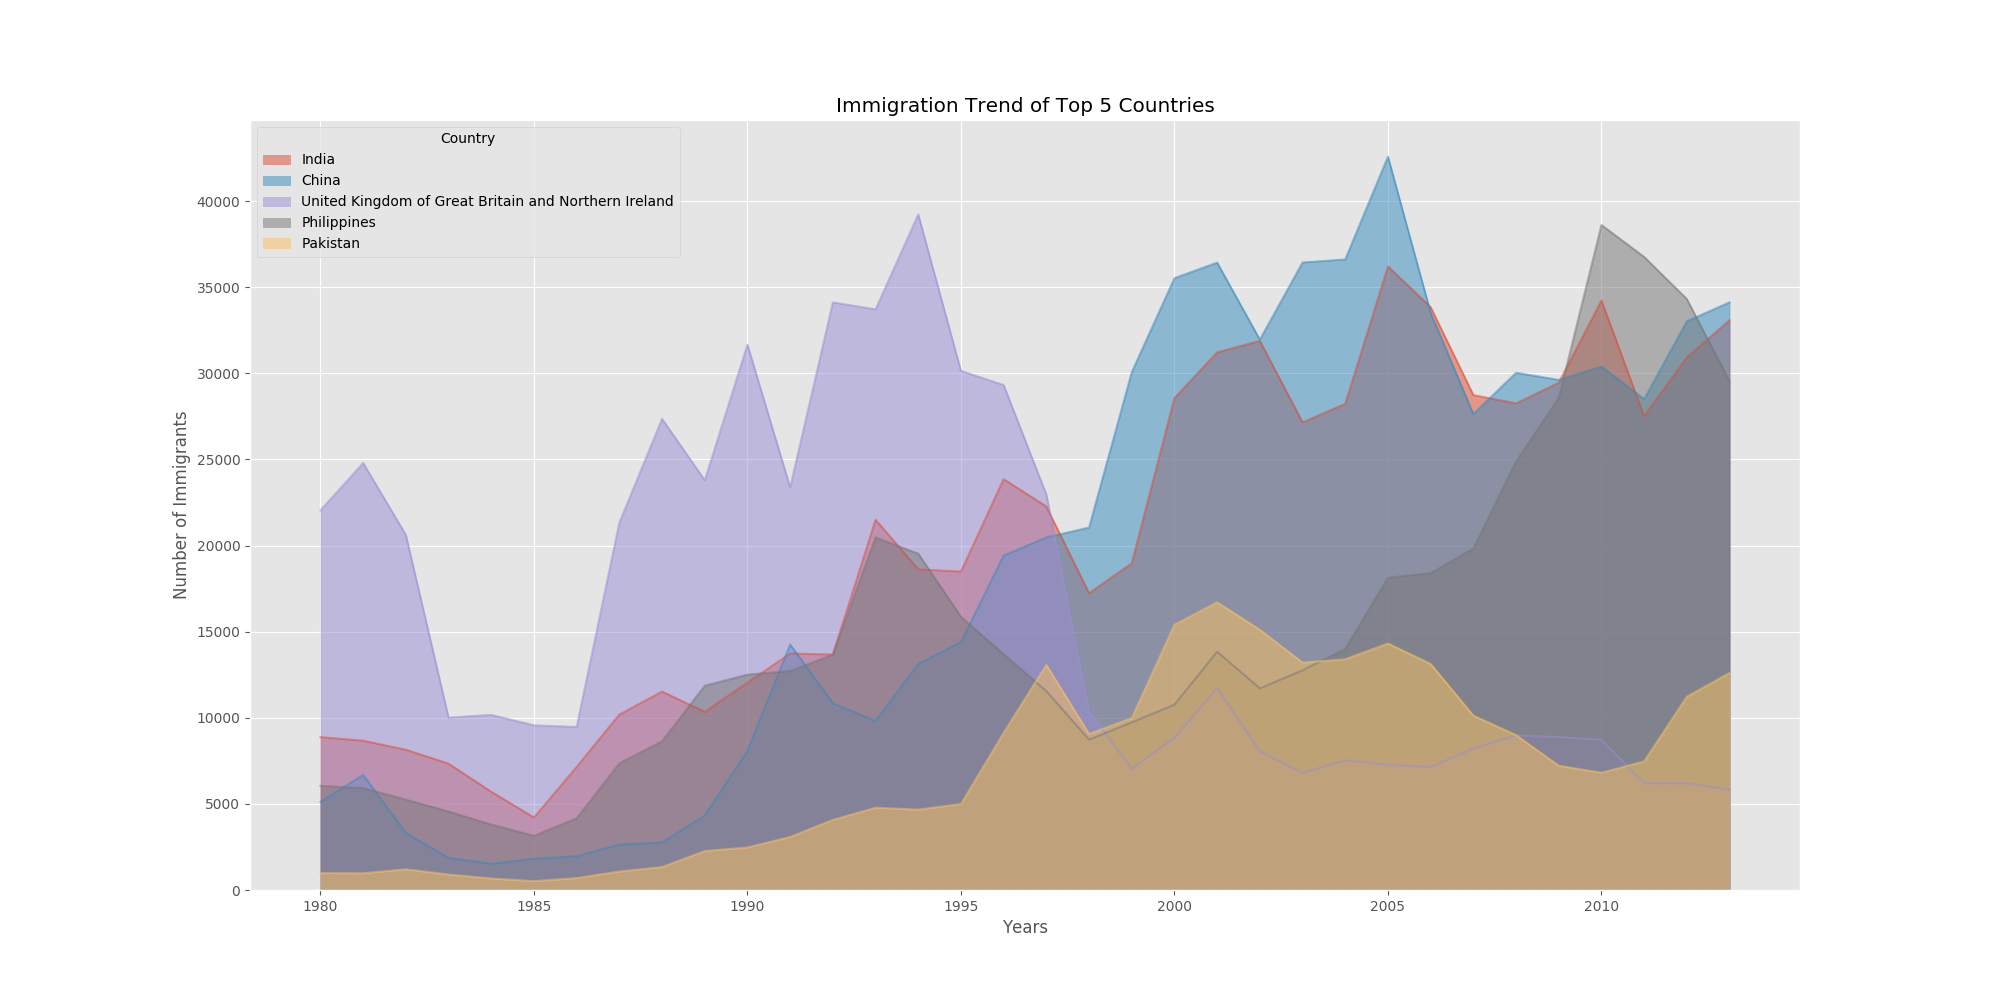

Write Python code to recreate this figure.
import numpy as np
import pandas as pd
import matplotlib as mpl
import matplotlib.pyplot as plt


df_can = pd.read_excel("Canada.xlsx",
                        sheet_name="Canada by Citizenship",
                        skiprows=range(20),
                        skipfooter=2)
                        
df_can.drop(['AREA', 'REG', 'DEV', 'Type', 'Coverage'], axis=1, inplace=True)
df_can.rename(columns={'OdName':'Country', 'AreaName':'Continent','RegName':'Region'}, inplace=True)
all(isinstance(column, str) for column in df_can.columns)
df_can.columns = list(map(str, df_can.columns))
df_can.set_index('Country', inplace=True)
df_can['Total'] = df_can.sum(axis=1)

years = list(map(str, range(1980, 2014)))

mpl.style.use('ggplot') # optional: for ggplot-like style
df_can.sort_values(['Total'], ascending=False, axis=0, inplace=True)
df_top5 = df_can.head()
df_top5 = df_top5[years].transpose() 

df_top5.index = df_top5.index.map(int) # let's change the index values of df_top5 to type integer for plotting
df_top5.plot(kind='area', 
             stacked=False,
             figsize=(20, 10), # pass a tuple (x, y) size
             )

plt.title('Immigration Trend of Top 5 Countries')
plt.ylabel('Number of Immigrants')
plt.xlabel('Years')

plt.savefig("Top5Countries_AreaPlot.png")
plt.close()